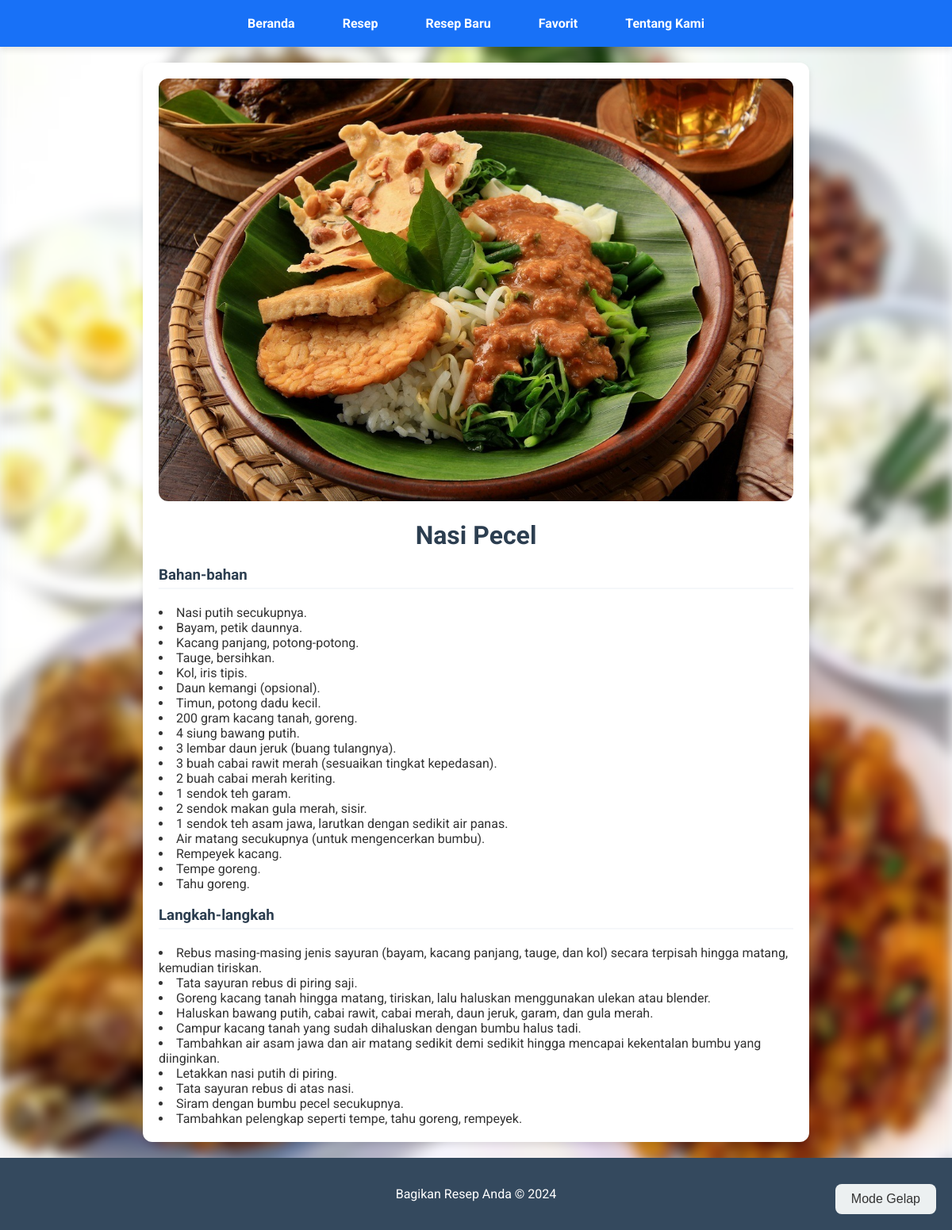
The app's page /detail-resep.php?id_resep=6 with its own data.
### tables this page shows
CREATE TABLE `resep` (
  `id_resep` int(11) NOT NULL,
  `judul_resep` varchar(255) NOT NULL,
  `deskripsi_resep` varchar(255) NOT NULL,
  `bahan_resep` text NOT NULL,
  `cara_resep` text NOT NULL,
  `gambar_resep` varchar(255) NOT NULL
);

### detail-resep.php (the view, shortened to what this page needs)
<?php
require 'config.php';
if (isset($_GET['id_resep'])) {
    $id_resep = $_GET['id_resep'];
    $sql = "SELECT * FROM resep WHERE id_resep = $id_resep";
    $result = mysqli_query($conn, $sql);
    $row = mysqli_fetch_assoc($result);
    $bahan_resep = explode('+', $row['bahan_resep']);
    $cara_resep = explode('+', $row['cara_resep']);
}
?>
<!DOCTYPE html>
<html lang="id">
<head>
</head>
<body>
    <div class="navbar">
        <a href="web user.php">Beranda</a>
        <a href="resep.php">Resep</a>
        <a href="tambahkan resep.php">Resep Baru</a>
        <a href="favorit.php">Favorit</a>
        <a href="#">Tentang Kami</a>
    </div>
    <div class="container">
    <img src="<?= $row['gambar_resep'] ?>" alt="Gambar Resep" class="recipe-image">
    <h1 class="recipe-title"><?= $row['judul_resep'] ?></h1>
    <div class="ingredients">
    <h3>Bahan-bahan</h3>
    </div>
    <?php
    for ($i = 1; $i < count($bahan_resep); $i++){
        ?>
        <li><?= $bahan_resep[$i] ?></li>
    <?php
    }
    ?>
    <div class="instructions">
    <h3>Langkah-langkah</h3>
    </div>
    <?php
    for ($i = 1; $i < count($cara_resep); $i++){
        ?>
        <li><?= $cara_resep[$i] ?></li>
    <?php
    }
    ?>
    </div>
<footer>
        <p>Bagikan Resep Anda &copy; 2024</p>
    </footer>
    <button class="dark-mode-toggle" onclick="toggleDarkMode()">Mode Gelap</button>
</body>
</html>

### detail-resep.php (style rules this page uses)
body { font-family: 'Roboto', sans-serif; margin: 0; padding: 0; background-color: #f5f7fa; color: #333; display: flex; flex-direction: column; min-height: 100vh; }
h1, h2, h3, h4 { color: #2c3e50; }
.container { max-width: 1100px; margin: 0 auto; padding: 20px; }
.navbar { background: linear-gradient(135deg, rgb(24, 113, 247), rgb(24, 113, 247)); padding: 10px 20px; display: flex; justify-content: center; align-items: center; box-shadow: 0 4px 8px rgba(0, 0, 0, 0.1); }
.navbar a { color: white; text-decoration: none; margin: 0 15px; font-weight: bold; font-size: 16px; padding: 10px 15px; border-radius: 5px; transition: background-color 0.3s ease, color 0.3s ease; }
.container { max-width: 800px; margin: 20px auto; padding: 20px; background: white; border-radius: 12px; box-shadow: 0 4px 8px rgba(0, 0, 0, 0.1); }
.recipe-image { width: 100%; border-radius: 12px; }
.recipe-title { color: #2c3e50; text-align: center; font-size: 2em; margin: 20px 0; }
.ingredients, .instructions { margin-bottom: 20px; }
.ingredients h3, .instructions h3 { color: #2c3e50; border-bottom: 2px solid #f5f7fa; padding-bottom: 5px; }
footer { background: #34495e; color: white; padding: 20px; text-align: center; margin-top: auto; }
.dark-mode-toggle { position: fixed; bottom: 20px; right: 20px; background: #ecf0f1; color: #333; border: none; padding: 10px 20px; font-size: 16px; border-radius: 8px; cursor: pointer; transition: background-color 0.3s ease, color 0.3s ease; }

### records on screen
resep: gambar_resep (picture), judul_resep "Nasi Pecel", bahan_resep "Nasi putih secukupnya.", bahan_resep "Bayam, petik daunnya.", bahan_resep "Kacang panjang, potong-potong.", bahan_resep "Tauge, bersihkan.", bahan_resep "Kol, iris tipis.", bahan_resep "Daun kemangi (opsional).", bahan_resep "Timun, potong dadu kecil.", bahan_resep "200 gram kacang tanah, goreng.", bahan_resep "4 siung bawang putih.", bahan_resep "3 lembar daun jeruk (buang tulangnya).", bahan_resep "3 buah cabai rawit merah (sesuaikan tingkat kepedasan).", bahan_resep "2 buah cabai merah keriting.", bahan_resep "1 sendok teh garam.", bahan_resep "2 sendok makan gula merah, sisir.", bahan_resep "1 sendok teh asam jawa, larutkan dengan sedikit air panas.", bahan_resep "Air matang secukupnya (untuk mengencerkan bumbu).", bahan_resep "Rempeyek kacang.", bahan_resep "Tempe goreng.", bahan_resep "Tahu goreng.", cara_resep "Rebus masing-masing jenis sayuran (bayam, kacang panjang, tauge, dan kol) secara terpisah hingga matang, kemudian tiriskan.", cara_resep "Tata sayuran rebus di piring saji.", cara_resep "Goreng kacang tanah hingga matang, tiriskan, lalu haluskan menggunakan ulekan atau blender.", cara_resep "Haluskan bawang putih, cabai rawit, cabai merah, daun jeruk, garam, dan gula merah.", cara_resep "Campur kacang tanah yang sudah dihaluskan dengan bumbu halus tadi.", cara_resep "Tambahkan air asam jawa dan air matang sedikit demi sedikit hingga mencapai kekentalan bumbu yang diinginkan.", cara_resep "Letakkan nasi putih di piring.", cara_resep "Tata sayuran rebus di atas nasi.", cara_resep "Siram dengan bumbu pecel secukupnya.", cara_resep "Tambahkan pelengkap seperti tempe, tahu goreng, rempeyek."
